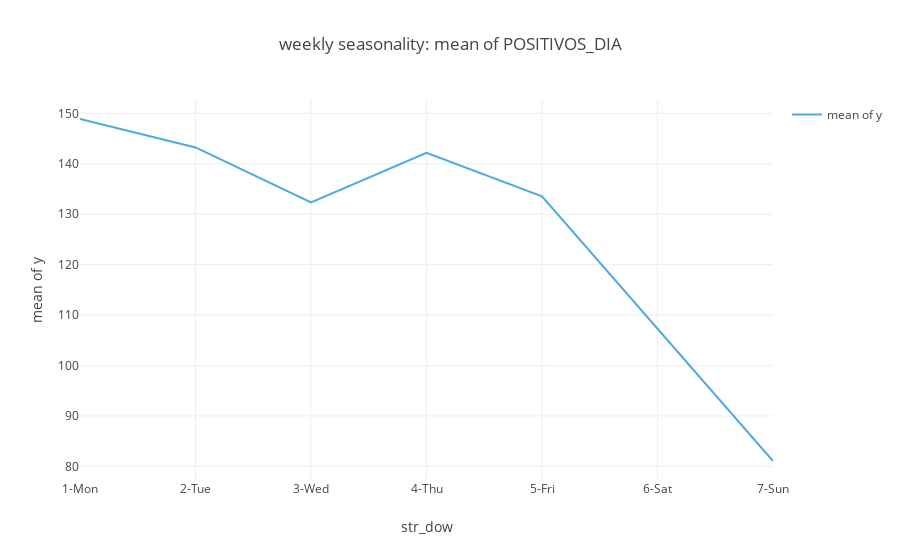

Write notebook code for a chart like this one.
### Code cell
fig = ts.plot_grouping_evaluation(
    aggregation_func=np.mean,
    aggregation_func_name="mean",
    groupby_time_feature="str_dow",  #str_dow, str_doy
    groupby_sliding_window_size=None,
    groupby_custom_column=None,
    title=f"weekly seasonality: mean of {value_col}")
plotly.io.show(fig)
fig.show(renderer="colab")

### Figure 1 — Plotly figure (JSON) as saved in the notebook; plotly's stock layout.template omitted (floating-point values rounded to 4 significant figures)
{"data": [{"opacity": 0.8, "uid": "8b58c112-7c53-4f49-9736-3d7a56296baf", "mode": "lines", "y": [148.9, 143.2, 132.3, 142.2, 133.5, 107.4, 81.07], "x": ["1-Mon", "2-Tue", "3-Wed", "4-Thu", "5-Fri", "6-Sat", "7-Sun"], "line": {"color": "rgb(32, 149, 212)"}, "type": "scatter", "name": "mean of y"}], "layout": {"showlegend": true, "yaxis": {"title": {"text": "mean of y"}}, "legend": {"traceorder": "reversed"}, "xaxis": {"title": {"text": "str_dow"}}, "title": {"text": "weekly seasonality: mean of POSITIVOS_DIA"}}}
